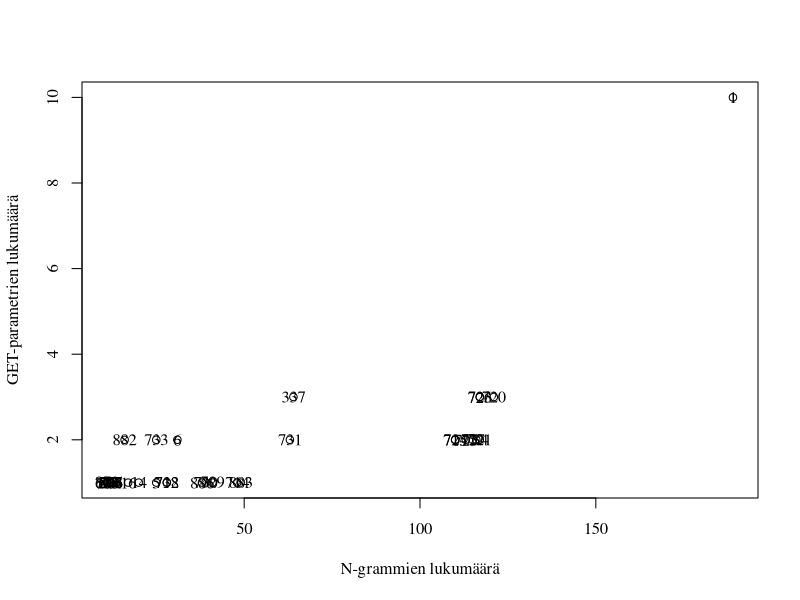

Source code (R):
# Plots service resource plot. Modified manually then.

svg("../pics/service_resources-orig.svg")
par(family="serif")

palvelu <- read.csv("../anomaliat/relevant-a.csv",col.names=c("resource","count","paramCount","sd","grams"),header=F)
plot(palvelu$grams,palvelu$paramCount,xlab="N-grammien lukumäärä",ylab="GET-parametrien lukumäärä")
text(palvelu$grams,palvelu$paramCount,palvelu$resource,srt="0")

dev.off()
